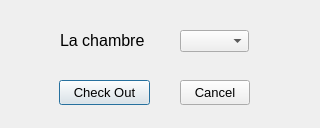
<?xml version="1.0" encoding="UTF-8"?>
<ui version="4.0">
 <class>CheckOutDialog</class>
 <widget class="QDialog" name="CheckOutDialog">
  <property name="windowModality">
   <enum>Qt::WindowModal</enum>
  </property>
  <property name="geometry">
   <rect>
    <x>0</x>
    <y>0</y>
    <width>320</width>
    <height>128</height>
   </rect>
  </property>
  <property name="windowTitle">
   <string>Check Out</string>
  </property>
  <widget class="QComboBox" name="cmbRoomList">
   <property name="geometry">
    <rect>
     <x>180</x>
     <y>30</y>
     <width>69</width>
     <height>22</height>
    </rect>
   </property>
   <property name="font">
    <font>
     <pointsize>12</pointsize>
    </font>
   </property>
  </widget>
  <widget class="QLabel" name="label">
   <property name="geometry">
    <rect>
     <x>60</x>
     <y>30</y>
     <width>91</width>
     <height>21</height>
    </rect>
   </property>
   <property name="font">
    <font>
     <pointsize>12</pointsize>
    </font>
   </property>
   <property name="text">
    <string>La chambre</string>
   </property>
  </widget>
  <widget class="QPushButton" name="btnCheckout">
   <property name="geometry">
    <rect>
     <x>59</x>
     <y>80</y>
     <width>91</width>
     <height>25</height>
    </rect>
   </property>
   <property name="font">
    <font>
     <pointsize>10</pointsize>
    </font>
   </property>
   <property name="text">
    <string>Check Out</string>
   </property>
  </widget>
  <widget class="QPushButton" name="btnCancel">
   <property name="geometry">
    <rect>
     <x>180</x>
     <y>80</y>
     <width>70</width>
     <height>25</height>
    </rect>
   </property>
   <property name="font">
    <font>
     <pointsize>10</pointsize>
    </font>
   </property>
   <property name="text">
    <string>Cancel</string>
   </property>
  </widget>
 </widget>
 <resources/>
 <connections/>
</ui>
